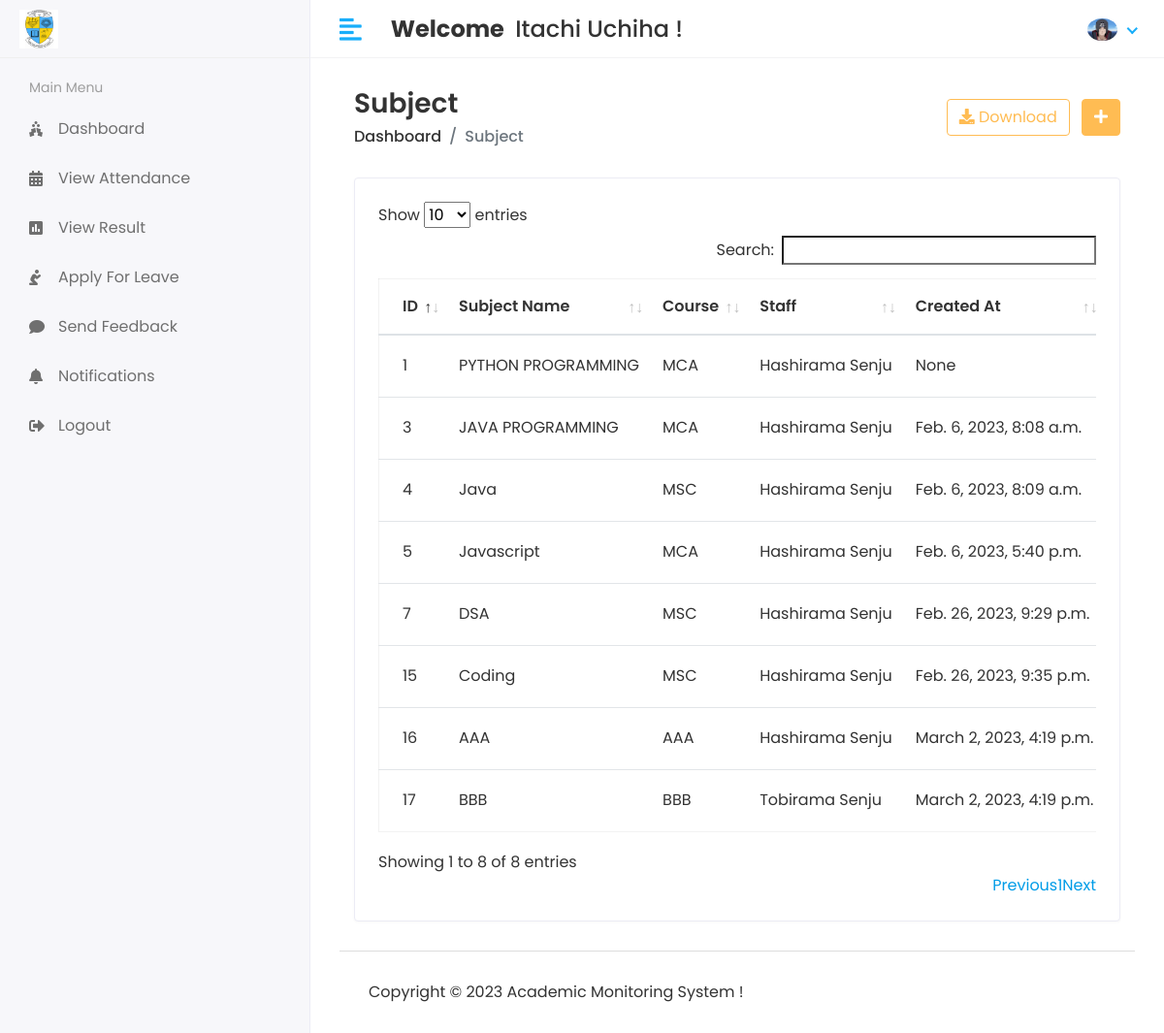
The page /Hod/Subject/View (signed in) on the database its author committed.
### app/models.py (models this page shows, shortened)
class CustomUser(AbstractUser):
    USER = (
         (1,'HOD'),
         (2,'STAFF'),
         (3,'STUDENT'),
    )
    user_type = models.CharField(choices=USER,max_length=50,default=1)
    profile_pic = models.ImageField(upload_to='media/profile_pic')

class Subject(models.Model):
    name = models.CharField(max_length=100)
    course = models.ForeignKey(Course,on_delete=models.CASCADE)
    staff = models.ForeignKey(Staff,on_delete=models.CASCADE)
    created_at = models.DateTimeField(auto_now_add=True)
    updated_at = models.DateTimeField(auto_now=True)

class Course(models.Model):
    name = models.CharField(max_length=100)
    created_at = models.DateTimeField(auto_now_add=True)
    update_at = models.DateTimeField(auto_now=True)
    def __str__(self):
        return self.name

class Staff(models.Model):
    admin = models.OneToOneField(CustomUser,on_delete=models.CASCADE)
    address = models.TextField()
    gender = models.CharField(max_length=100)
    created_at = models.DateTimeField(auto_now_add=True)
    updated_at = models.DateTimeField(auto_now=True)

### student_management_system/Hod_Views.py (the view)
# urls.py: path('Hod/Subject/View',Hod_Views.VIEW_SUBJECT,name='view_subject'),
@login_required(login_url='/')
def VIEW_SUBJECT(request):
    subject = Subject.objects.all()
    context = {
        'subject':subject,
    }
    return render(request,'Hod/view_subject.html',context)

### templates/Hod/view_subject.html (shortened to what this page needs)
{% extends 'base.html' %}
{% block content %}
<div class="content container-fluid">
    <div class="page-header">
       <div class="row align-items-center">
          <div class="col">
             <h3 class="page-title">Subject</h3>
             <ul class="breadcrumb">
                <li class="breadcrumb-item"><a href="{% url 'hod_home' %}">Dashboard</a></li>
                <li class="breadcrumb-item active">Subject</li>
             </ul>
          </div>
          <div class="col-auto text-right float-right ml-auto">
             <a href="#" class="btn btn-outline-primary mr-2"><i class="fas fa-download"></i> Download</a>
             <a href="add-student.html" class="btn btn-primary"><i class="fas fa-plus"></i></a>
          </div>
       </div>
    </div>
    <div class="row">
       <div class="col-sm-12">
          <div class="card card-table">
             <div class="card-body">
                <div class="table-responsive">
                   <table id="table_id" class="table table-hover table-center mb-0">
                      <thead>
                         <tr>
                            <th>ID</th>
                            <th>Subject Name</th>
                            <th>Course</th>
                            <th>Staff</th>
                            <th>Created At</th>
                         </tr>
                      </thead>
                      <tbody>
                        {% for i in subject %}
                         <tr>
                            <td> {{i.id}} </td>
                            <td>{{i.name}}</td>
                            <td>{{i.course}}</td>
                            <td>{{i.staff.admin.first_name}}&nbsp;{{i.staff.admin.last_name}}</td>
                            <td>{{i.created_at}}</td>
                         </tr>
                         {% endfor %}
                      </tbody>
                   </table>
                </div>
             </div>
          </div>
       </div>
    </div>
 </div>
{% endblock %}

### templates/base.html (shortened to what this page needs)
<!DOCTYPE html>
<html lang="en">
{% load static %}
   <head>
      <link rel="stylesheet" href="{% static 'assets/plugins/bootstrap/css/bootstrap.min.css' %}">
      <link rel="stylesheet" href="{% static 'assets/plugins/fontawesome/css/fontawesome.min.css' %}">
      <link rel="stylesheet" href="{% static 'assets/plugins/fontawesome/css/all.min.css' %}">
      <link rel="stylesheet" href="{% static 'assets/css/style.css' %}">
      <link rel="stylesheet" href="{% static 'assets/plugins/datatables/datatables.min.css' %}">
   </head>
   <body>
    <div class="main-wrapper">
        {% include 'includes/header.html' %}
        {% include 'includes/sidebar.html' %}
      <div class="page-wrapper">
         <div class="content container-fluid">
            {% block content %}
            {% endblock %}
            {% include 'includes/footer.html' %}
         </div>
      </div>
 </body>
</html>

### templates/includes/header.html (shortened to what this page needs)
{% load static %}
<div class="header">
    <div class="header-left">
       <a href="{% url 'hod_home' %}" class="logo">
       <img src="{% static 'assets/img/main_mescoe.png' %}" alt="Logo">
       </a>
    </div>
    <a href="javascript:void(0);" id="toggle_btn">
    <i class="fas fa-align-left"></i>
    </a>
    <div class="top-nav-search mt-3">
       <h4><strong> Welcome </strong>&nbsp;<span>{{user.first_name}} {{ user.last_name }}</span>&nbsp;!</h4>
    </div>
    <ul class="nav user-menu">
       <li class="nav-item dropdown has-arrow">
          <a href="#" class="dropdown-toggle nav-link" data-toggle="dropdown">
            {% if user.profile_pic == "" %}
               <span class="user-img"><img class="rounded-circle" src="{% static 'assets/img/noimg.jpg' %}" width="31" alt="Ryan Taylor"></span>
            {% else %}
               <span class="user-img"><img class="rounded-circle" src="/{{user.profile_pic}}" width="31" alt="Ryan Taylor"></span>
            {% endif %}
          </a>
       </li>
    </ul>
 </div>

### templates/includes/sidebar.html (shortened to what this page needs)
{% load active_link_tags %}
<div class="sidebar" id="sidebar">
    <div class="sidebar-inner slimscroll">
       <div id="sidebar-menu" class="sidebar-menu">
         {% if user.user_type == '1' %}
          <ul>
             <li class="menu-title">
                <span>Main Menu</span>
             </li>
             <li class="{% active_link 'hod_home' 'active' %}">
               <a href="{% url 'hod_home' %}"><i class="fas fa-holly-berry"></i> <span>Dashboard</span></a>
            </li>
             <li class="submenu {% active_link 'add_student' 'active' %} {% active_link 'view_student' 'active' %}">
                <a href="#"><i class="fas fa-user-graduate"></i> <span> Students</span> <span class="menu-arrow"></span></a>
                <ul>
                   <li><a href="{% url 'add_student' %}">Add Student</a></li>
                   <li><a href="{% url 'view_student' %}">View Student</a></li>
                </ul>
             </li>
             <li class="submenu {% active_link 'add_staff' 'active' %} {% active_link 'view_staff' 'active' %}">
                <a href="#"><i class="fas fa-chalkboard-teacher"></i> <span> Staff</span> <span class="menu-arrow"></span></a>
                <ul>
                   <li><a href="{% url 'add_staff' %}">Add Staff</a></li>
                   <li><a href="{% url 'view_staff' %}">View Staff</a></li>
                </ul>
             </li>
             <li class="submenu {% active_link 'add_course' 'active' %} {% active_link 'view_course' 'active' %}">
                <a href="#"><i class="fa fa-graduation-cap"></i> <span> Course</span> <span class="menu-arrow"></span></a>
                <ul>
                   <li><a href="{% url 'add_course' %}">Add Course</a></li>
                   <li><a href="{% url 'view_course' %}">View Course</a></li>
                </ul>
             </li>
             <li class="submenu {% active_link 'add_subject' 'active' %} {% active_link 'view_subject' 'active' %}">
                <a href="#"><i class="fas fa-book-reader"></i> <span> Subjects</span> <span class="menu-arrow"></span></a>
                <ul>
                   <li><a href="{% url 'add_subject' %}">Add Subject</a></li>
                   <li><a href="{% url 'view_subject' %}">View Subject</a></li>
                </ul>
             </li>
             <li class="submenu {% active_link 'add_session' 'active' %} {% active_link 'view_session' 'active' %}">
               <a href="#"><i class="fas fa-clock"></i> <span> Session</span> <span class="menu-arrow"></span></a>
               <ul>
                  <li><a href="{% url 'add_session' %}">Add Session</a></li>
                  <li><a href="{% url 'view_session' %}">View Session</a></li>
               </ul>
            </li>
            <li class="{% active_link 'staff_send_notification' 'active' %}">
               <a href="{% url 'staff_send_notification' %}"><i class="fas fa-bell"></i> <span> Send Staff Notification</span></a>
            </li>
            <li class="{% active_link 'student_send_notification' 'active' %}">
               <a href="{% url 'student_send_notification' %}"><i class="fas fa-bell"></i> <span> Send Student Notification</span></a>
            </li>
            <li class="{% active_link 'view_attendance' 'active' %}">
               <a href="{% url 'view_attendance' %}"><i class="fas fa-calendar-alt"></i> <span> View Attendance</span></a>
            </li>
            <li class="{% active_link 'staff_feedback_reply' 'active' %}">
               <a href="{% url 'staff_feedback_reply' %}"><i class="fas fa-comments"></i> <span> Staff Feedback</span></a>
            </li>
            <li class="{% active_link 'get_student_feedback' 'active' %}">
               <a href="{% url 'get_student_feedback' %}"><i class="fas fa-comments"></i> <span> Student Feedback</span></a>
            </li>
            <li class="{% active_link 'staff_leave_view' 'active' %}">
               <a href="{% url 'staff_leave_view' %}"><i class="fas fa-envelope"></i> <span> Staff Leave</span></a>
            </li>
            <li class="{% active_link 'student_leave_view' 'active' %}">
               <a href="{% url 'student_leave_view' %}"><i class="fas fa-envelope"></i> <span> Student Leave</span></a>
            </li>
            <li class="{% active_link 'logout' 'active' %}">
               <a href="{% url 'logout' %}"><i class="fas fa-sign-out-alt"></i> <span> Logout</span></a>
            </li>
          </ul>
          {% else %}
          <ul>
                  <li class="menu-title">
                  <span>Main Menu</span>
                  </li>
                  <li class="{% active_link 'student_home' 'active' %}">
                     <a href="{% url 'hod_home' %}"><i class="fas fa-holly-berry"></i> <span>Dashboard</span></a>
                  </li>
                  <li class="{% active_link 'student_view_attendance' 'active' %}">
                     <a href="{% url 'student_view_attendance' %}"><i class="fas fa-calendar-alt"></i> <span>View Attendance</span></a>
                  </li>
                  <li class="{% active_link 'view_result' 'active' %}">
                     <a href="{% url 'view_result' %}"><i class="fa fa-poll" aria-hidden="true"></i><span>View Result</span></a>
                  </li>
                  <li class="{% active_link 'student_leave' 'active' %}">
                     <a href="{% url 'student_leave' %}"><i class="fa fa-pray" aria-hidden="true"></i><span>Apply For Leave</span></a>
                  </li>
                  <li class="{% active_link 'student_feedback' 'active' %}">
                     <a href="{% url 'student_feedback' %}"><i class="fa fa-comment" aria-hidden="true"></i><span>Send Feedback</span></a>
                  </li>
                  <li class="{% active_link 'student_notification' 'active' %}">
                     <a href="{% url 'student_notification' %}"><i class="fa fa-bell" aria-hidden="true"></i><span>Notifications</span></a>
                  </li>
                  <li class="{% active_link 'logout' 'active' %}">
                     <a href="{% url 'logout' %}"><i class="fas fa-sign-out-alt" aria-hidden="true"></i><span>Logout</span></a>
                  </li>
          </ul>
          {% endif %}
       </div>
    </div>
 </div>

### templates/includes/footer.html
<footer>
    <p>Copyright © 2023 Academic Monitoring System !</p>
 </footer>

### rows shown on the page
CustomUser: first_name "Itachi", last_name "Uchiha", profile_pic (picture)
Subject: id "1", name "PYTHON PROGRAMMING", course "MCA", staff.admin.first_name "Hashirama", staff.admin.last_name "Senju", created_at "None"
Subject: id "3", name "JAVA PROGRAMMING", course "MCA", staff.admin.first_name "Hashirama", staff.admin.last_name "Senju", created_at "Feb. 6, 2023, 8:08 a.m."
Subject: id "4", name "Java", course "MSC", staff.admin.first_name "Hashirama", staff.admin.last_name "Senju", created_at "Feb. 6, 2023, 8:09 a.m."
Subject: id "5", name "Javascript", course "MCA", staff.admin.first_name "Hashirama", staff.admin.last_name "Senju", created_at "Feb. 6, 2023, 5:40 p.m."
Subject: id "7", name "DSA", course "MSC", staff.admin.first_name "Hashirama", staff.admin.last_name "Senju", created_at "Feb. 26, 2023, 9:29 p.m."
Subject: id "15", name "Coding", course "MSC", staff.admin.first_name "Hashirama", staff.admin.last_name "Senju", created_at "Feb. 26, 2023, 9:35 p.m."
Subject: id "16", name "AAA", course "AAA", staff.admin.first_name "Hashirama", staff.admin.last_name "Senju", created_at "March 2, 2023, 4:19 p.m."
Subject: id "17", name "BBB", course "BBB", staff.admin.first_name "Tobirama", staff.admin.last_name "Senju", created_at "March 2, 2023, 4:19 p.m."
